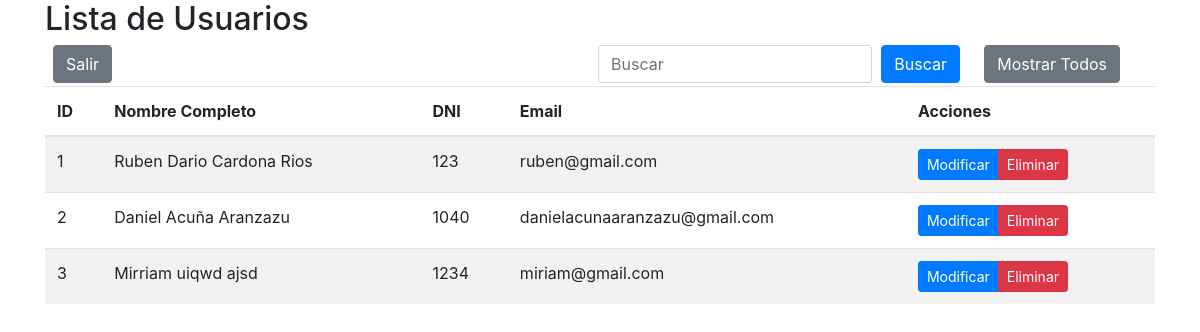
The app's page /mostrar_usuarios.php with its own data.
### tables this page shows
CREATE TABLE `user` (
  `id` int(11) NOT NULL,
  `first_name` varchar(15) DEFAULT NULL,
  `second_name` varchar(30) DEFAULT NULL,
  `first_family_name` varchar(20) DEFAULT NULL,
  `second_family_name` varchar(25) DEFAULT NULL,
  `role_id` int(11) DEFAULT NULL,
  `dni` int(11) DEFAULT NULL,
  `dni_type_id` int(11) DEFAULT NULL,
  `email` varchar(90) DEFAULT NULL,
  `password` varchar(512) DEFAULT NULL,
  `news_id` int(11) DEFAULT NULL,
  `image` varchar(255) NOT NULL,
  `token` varchar(64) NOT NULL
);

### mostrar_usuarios.php (the view, shortened to what this page needs)
<?php
include('connect.php');
$sql = "SELECT * FROM user";
$result = mysqli_query($connect, $sql);
?>
<!DOCTYPE html>
<html lang="es">
<head>
    <link rel="stylesheet" href="https://cdn.jsdelivr.net/npm/bootstrap@4.6.2/dist/css/bootstrap.min.css">
</head>
<body>
    <div class="container">
        <h2>Lista de Usuarios</h2>
        <form class="form-inline" method="GET">
            <input style="position: absolute; top: 45px; right: 20rem;" type="text" class="form-control mr-sm-2" name="busqueda" placeholder="Buscar" value="<?php echo isset($_GET['busqueda']) ? $_GET['busqueda'] : ''; ?>">
            <button style="position: absolute; top: 45px; right: 15rem;" type="submit" class="btn btn-primary" name="buscar">Buscar</button>
            <a style="position: absolute; top: 45px; right: 5rem;" href="mostrar_usuarios.php" class="btn btn-secondary ml-2">Mostrar Todos</a>
        </form>
<br>
        <table class="table table-striped mt-3">
            <thead>
                <tr>
                    <th>ID</th>
                    <th>Nombre Completo</th>
                    <th>DNI</th>
                    <th>Email</th>
                    <th>Acciones</th>
                </tr>
                <a style="position: absolute; top: 45px; " href="index.php" class="btn btn-secondary ml-2">Salir</a>
            </thead>
            <tbody>
                <?php
                while ($row = mysqli_fetch_assoc($result)) {
                    echo "<tr>";
                    echo "<td>" . $row['id'] . "</td>";
                    echo "<td>" . $row['first_name'] . " " . $row['second_name'] . " " . $row['first_family_name'] . " " . $row['second_family_name'] . "</td>";
                    echo "<td>" . $row['dni'] . "</td>";
                    echo "<td>" . $row['email'] . "</td>";
                    echo "<td>";
                    echo "<div class='btn-group'>";
                    echo "<a href='modificaruser.php?id=" . $row['id'] . "' class='btn btn-primary btn-sm'>Modificar</a>";
                    echo "<a href='?eliminar=" . $row['id'] . "' class='btn btn-danger btn-sm' onclick='return confirm(\"¿Estás seguro de que deseas eliminar este usuario?\")'>Eliminar</a>";
                    echo "</div>";
                    echo "</td>";
                    echo "</tr>";
                }
                ?>
            </tbody>
        </table>
    </div>
</body>
</html>

### records on screen
user: id "1", first_name "Ruben", second_name "Dario", first_family_name "Cardona", second_family_name "Rios", dni "123", email "ruben@gmail.com"
user: id "2", first_name "Daniel", first_family_name "Acuña", second_family_name "Aranzazu", dni "1040", email "danielacunaaranzazu@gmail.com"
user: id "3", first_name "Mirriam", first_family_name "uiqwd", second_family_name "ajsd", dni "1234", email "miriam@gmail.com"
